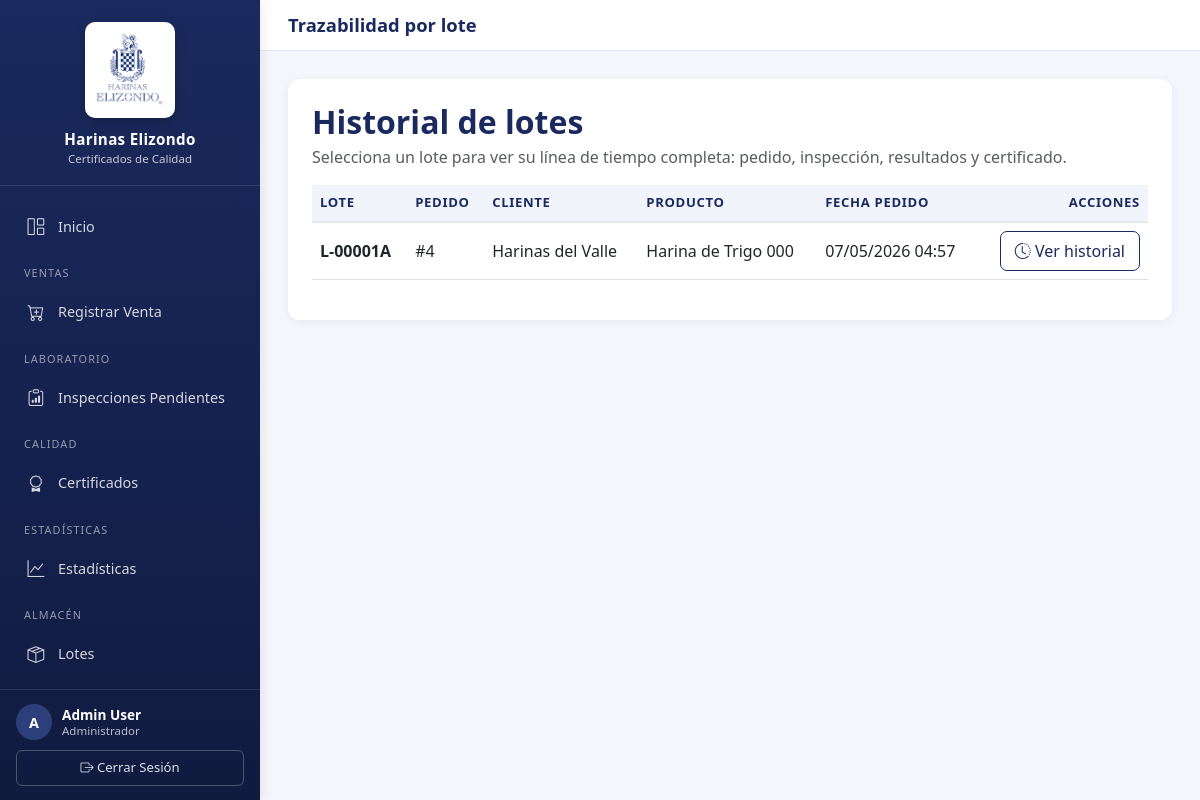
The page /trazabilidad/ (signed in) on the database as committed earlier.
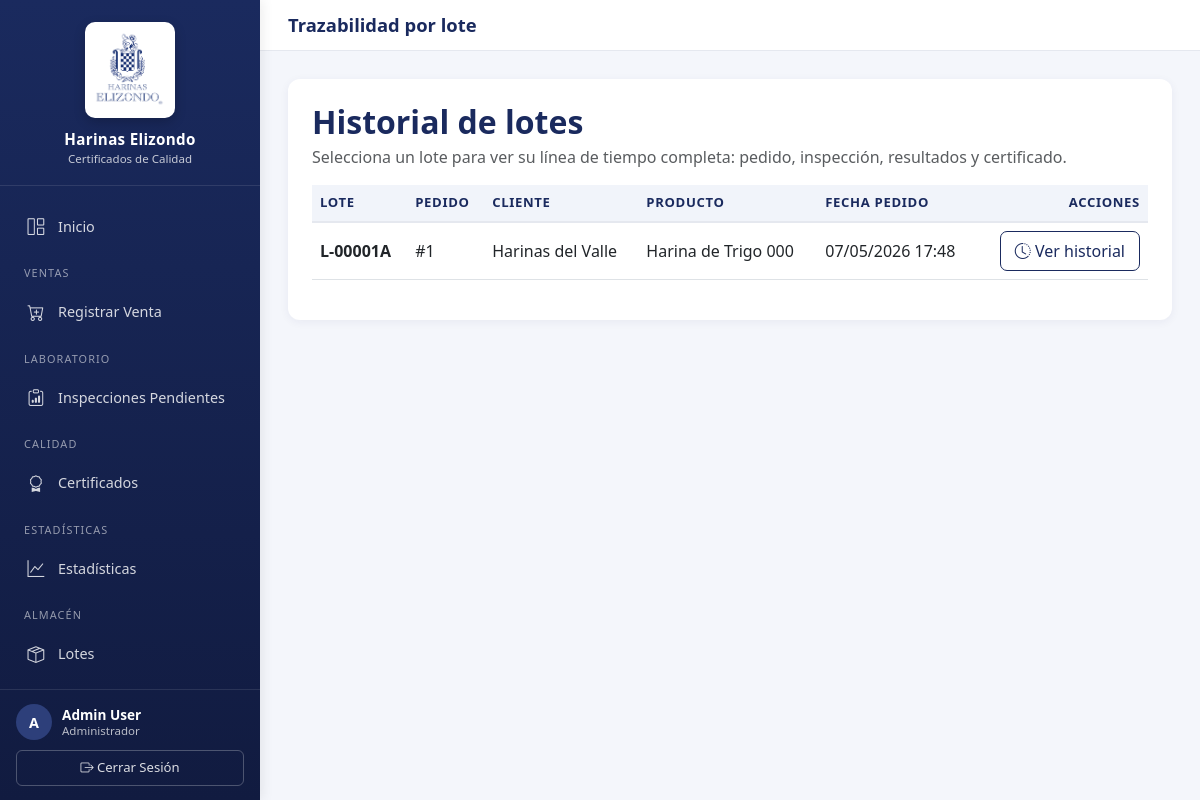
The same page on the database as committed later.
### certificados/models.py (models this page shows, shortened)
class Lote(models.Model):
    pedido = models.ForeignKey(
        Pedido, on_delete=models.CASCADE, blank=True, null=True, related_name="lotes"
    )
    codigo_lote = models.CharField(max_length=50, default="L-TEMP")
    secuencia = models.CharField(max_length=1, default="A")
    producto = models.ForeignKey(
        Producto, on_delete=models.CASCADE, blank=True, null=True
    )
    cantidad = models.DecimalField(
        max_digits=10, decimal_places=2, blank=True, null=True
    )
    fecha_produccion = models.DateField(auto_now_add=True, blank=True, null=True)
    fecha_caducidad = models.DateField(blank=True, null=True)
    activo = models.BooleanField(default=True)

class Pedido(models.Model):
    ESTADOS = (
        ("pendiente", "Pendiente"),
        ("aceptado", "Aceptado"),
        ("rechazado", "Rechazado"),
        ("despachado", "Despachado"),
    )
    cliente = models.ForeignKey(Cliente, on_delete=models.CASCADE)
    producto = models.ForeignKey(
        Producto, on_delete=models.CASCADE, blank=True, null=True
    )
    cantidad = models.DecimalField(max_digits=10, decimal_places=2)
    fecha_pedido = models.DateTimeField(default=timezone.now)
    estado = models.CharField(max_length=20, choices=ESTADOS, default="pendiente")
    venta = models.ForeignKey(
        "Venta", on_delete=models.CASCADE, blank=True, null=True, related_name="pedidos"
    )
    class Meta:
        indexes = [
            models.Index(fields=["cliente", "fecha_pedido"]),
        ]

class Cliente(models.Model):
    nombre = models.CharField(max_length=255)
    rfc = models.CharField(max_length=13, unique=True)
    direccion_fiscal_calle = models.CharField(max_length=150, blank=True, null=True)
    direccion_fiscal_numero = models.CharField(max_length=50, blank=True, null=True)
    direccion_fiscal_interior = models.CharField(max_length=50, blank=True, null=True)
    direccion_fiscal_colonia = models.CharField(max_length=100, blank=True, null=True)
    direccion_fiscal_codigo_postal = models.CharField(
        max_length=5, blank=True, null=True
    )
    direccion_fiscal_ciudad = models.CharField(max_length=100, blank=True, null=True)
    direccion_fiscal_estado = models.CharField(max_length=100, blank=True, null=True)
    direccion_entrega_calle = models.CharField(max_length=150, blank=True, null=True)
    direccion_entrega_numero = models.CharField(max_length=50, blank=True, null=True)
    direccion_entrega_interior = models.CharField(max_length=50, blank=True, null=True)
    direccion_entrega_colonia = models.CharField(max_length=100, blank=True, null=True)
    direccion_entrega_codigo_postal = models.CharField(
        max_length=5, blank=True, null=True
    )
    direccion_entrega_ciudad = models.CharField(max_length=100, blank=True, null=True)
    direccion_entrega_estado = models.CharField(max_length=100, blank=True, null=True)
    direccion_entrega_misma = models.BooleanField(
        default=True, help_text="Usar la misma dirección fiscal para entrega"
    )
    contacto = models.CharField(max_length=100)
    correo_contacto = models.EmailField()
    requiere_certificado = models.BooleanField(default=True)
    clave_doc_especificaciones = models.CharField(
        max_length=80,
        blank=True,
        null=True,
        help_text="Clave del documento de especificaciones del cliente.",
    )
    activo = models.BooleanField(default=True)
    causa_baja = models.CharField(max_length=255, blank=True, null=True)
    fecha_baja = models.DateTimeField(blank=True, null=True)
    fecha_alta = models.DateTimeField(auto_now_add=True)

class Producto(models.Model):
    codigo = models.CharField(max_length=30, unique=True)
    nombre = models.CharField(max_length=150)
    descripcion = models.TextField(blank=True)
    activo = models.BooleanField(default=True)
    fecha_alta = models.DateTimeField(auto_now_add=True)

### certificados/views.py (the view)
# urls.py: path('trazabilidad/', views.HistorialLoteIndexView.as_view(), name='historial_index'),
class HistorialLoteIndexView(LoginRequiredMixin, ListView):
    model = Lote
    template_name = "certificados/historial_index.html"
    context_object_name = "lotes"
    paginate_by = 25
    def get_queryset(self):
        return Lote.objects.select_related("pedido__cliente").order_by("-id")

### certificados/templates/certificados/historial_index.html (shortened to what this page needs)
{% extends "base.html" %}
{% block page_title %}Trazabilidad por lote{% endblock %}
{% block content %}
<div class="card">
    <div class="card-body p-4">
        <h2 class="card-title mb-1">Historial de lotes</h2>
        <p class="text-muted mb-3">Selecciona un lote para ver su línea de tiempo completa: pedido, inspección, resultados y certificado.</p>
        <div class="table-responsive">
            <table class="table align-middle">
                <thead>
                    <tr>
                        <th>Lote</th>
                        <th>Pedido</th>
                        <th>Cliente</th>
                        <th>Producto</th>
                        <th>Fecha pedido</th>
                        <th class="text-end">Acciones</th>
                    </tr>
                </thead>
                <tbody>
                    {% for lote in lotes %}
                    <tr>
                        <td><strong>{{ lote.codigo_lote }}{{ lote.secuencia }}</strong></td>
                        <td>#{{ lote.pedido.id }}</td>
                        <td>{{ lote.pedido.cliente.nombre }}</td>
                        <td>{{ lote.pedido.producto.nombre }}</td>
                        <td>{{ lote.pedido.fecha_pedido|date:"d/m/Y H:i" }}</td>
                        <td class="text-end">
                            <a href="{% url 'historial_lote' lote.id %}" class="btn-brand-outline">
                                <i class="bi bi-clock-history"></i> Ver historial
                            </a>
                        </td>
                    </tr>
                    {% endfor %}
                </tbody>
            </table>
        </div>
    </div>
</div>
{% endblock %}

Rows that differ between the two databases and show on the page:
removed Lote: codigo_lote "L-00001", secuencia "A", pedido.id "4", pedido.cliente.nombre "Harinas del Valle", pedido.producto.nombre "Harina de Trigo 000", pedido.fecha_pedido "07/05/2026 04:57"
added Lote: codigo_lote "L-00001", secuencia "A", pedido.id "1", pedido.cliente.nombre "Harinas del Valle", pedido.producto.nombre "Harina de Trigo 000", pedido.fecha_pedido "07/05/2026 17:48"
